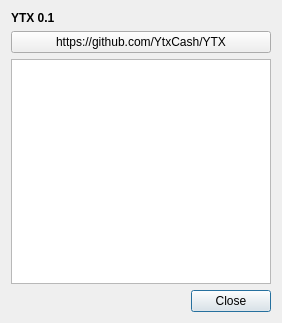
<?xml version="1.0" encoding="UTF-8"?>
<ui version="4.0">
 <class>About</class>
 <widget class="QDialog" name="About">
  <property name="geometry">
   <rect>
    <x>0</x>
    <y>0</y>
    <width>282</width>
    <height>323</height>
   </rect>
  </property>
  <property name="windowTitle">
   <string>About YTX</string>
  </property>
  <layout class="QHBoxLayout" name="horizontalLayout">
   <item>
    <layout class="QGridLayout" name="gridLayout">
     <item row="3" column="1">
      <widget class="QPushButton" name="pBtnClose">
       <property name="text">
        <string>Close</string>
       </property>
      </widget>
     </item>
     <item row="1" column="0" colspan="2">
      <widget class="QPushButton" name="pBtnLink">
       <property name="text">
        <string>https://github.com/YtxCash/YTX</string>
       </property>
       <property name="autoDefault">
        <bool>false</bool>
       </property>
      </widget>
     </item>
     <item row="2" column="0" colspan="2">
      <widget class="QPlainTextEdit" name="plainTextEdit"/>
     </item>
     <item row="3" column="0">
      <spacer name="horizontalSpacer">
       <property name="orientation">
        <enum>Qt::Horizontal</enum>
       </property>
       <property name="sizeHint" stdset="0">
        <size>
         <width>40</width>
         <height>20</height>
        </size>
       </property>
      </spacer>
     </item>
     <item row="0" column="0" colspan="2">
      <widget class="QLabel" name="lab">
       <property name="font">
        <font>
         <bold>true</bold>
        </font>
       </property>
       <property name="text">
        <string>YTX 0.1</string>
       </property>
      </widget>
     </item>
    </layout>
   </item>
  </layout>
 </widget>
 <resources/>
 <connections>
  <connection>
   <sender>pBtnClose</sender>
   <signal>clicked()</signal>
   <receiver>About</receiver>
   <slot>accept()</slot>
   <hints>
    <hint type="sourcelabel">
     <x>490</x>
     <y>357</y>
    </hint>
    <hint type="destinationlabel">
     <x>438</x>
     <y>355</y>
    </hint>
   </hints>
  </connection>
 </connections>
</ui>
